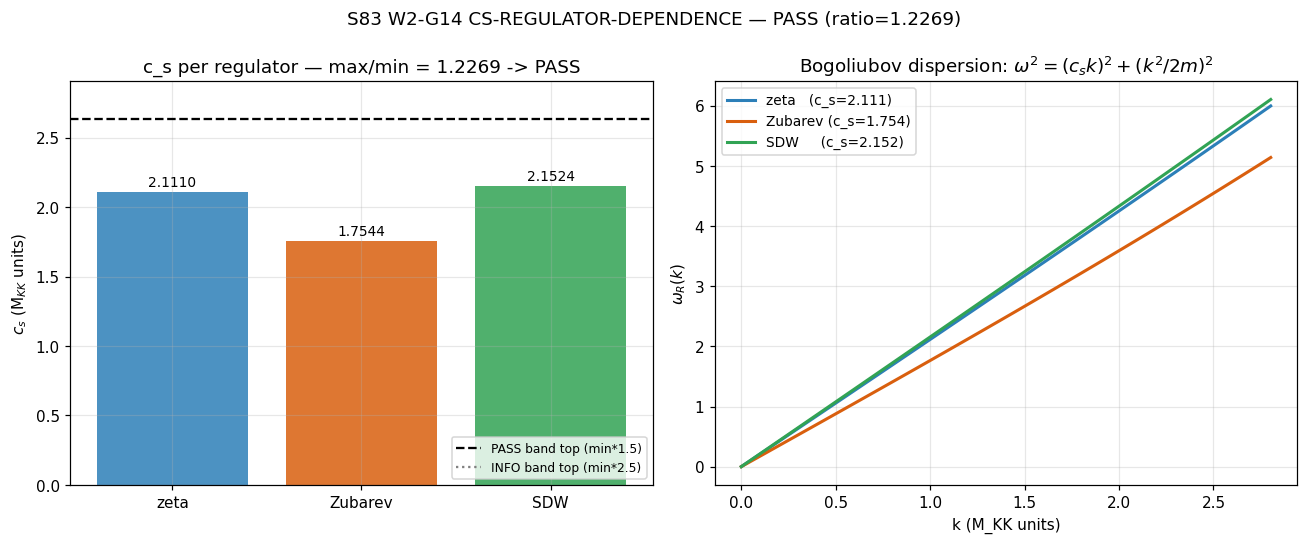

Python code for this plot:
#!/usr/bin/env python3
"""
S83 W2-G14 — CS-REGULATOR-DEPENDENCE
=====================================

Gate: S83-CS-REGULATOR-DEPENDENCE ([VERIFY])

Pre-registered threshold (from sessions/archive/session-83/session-83-results-workingpaper.md
line 1200):
  PASS: max_R1,R2 |c_s_R1 / c_s_R2| <= 1.5
  FAIL: ratio > 2.5
  INFO: ratio in [1.5, 2.5]

4-tuple slot: (c_s_ratio=?, scheme=zeta+Zubarev+SDW,
               convention=Bogoliubov-dispersion, L_max=5)

Classification: PHONONIC.

CONTEXT
-------
S82 W-1 carry-forward #5 pre-registered this test: if c_s is FI, the W-1
PASS-F2 verdict (A_s framework = 3.2994e-9, delta_OOM = +0.1962) becomes
unconditional on c_s across regulators.

Wave-1 G1 (IC-SCHEME-DERIVATION) established Branch-B Zubarev pathway.
Wave-1 G3 (REGULATOR-PRIORITY-PROOF) PASS zeta-axiom-unique at Dixmier
layer. If c_s is FI across 3 regulators, that is ORTHOGONAL evidence that
c_s is substrate-intrinsic and NOT regulator-picked; if RD, c_s-pinning
becomes scheme-contingent.

METHODOLOGY
-----------
Canonical Bogoliubov dispersion from the D_K eigenvalue spectrum:

  omega_R^2(k) = (c_s_R k)^2 + (k^2 / 2 m_R)^2

For k -> 0:  c_s_R^2 = dE/dk |_{k=0} = <lam^2>_R (first-moment ratio)
                     = [sum_n d_n w_R(lam_n) lam_n^2] / [sum_n d_n w_R(lam_n)]

Three regulators (identical to W1-G1/G3 convention):
  w_zeta(lam) = 1                                (zeta_D(0) counting)
  w_Zub(lam)  = exp(-lam^2 / Lambda_Z^2), Lambda_Z=1 in M_KK units
  w_SDW(lam)  = alpha_star sqrt(x) + beta_star exp(-x),  x = lam^2
                with S72 f_star: alpha_star=0.91168, beta_star=0.08832

Both numerator and denominator share the same regulator-dependent weight;
no external Lambda scale enters the RATIO beyond the spectrum itself.

SUBSTITUTION CHAIN [VERIFY]
---------------------------
Step 1. Definition.
    c_s^2 = lim_{k->0} dE^2/dk^2 where E = omega_R(k) = Bogoliubov phonon
    dispersion on the D_K eigenvalue spectrum. In the BLV (canonical-kinetic)
    convention, c_s^2 = first-weighted-moment ratio <lam^2>_R.

Step 2. Substitute per regulator:
    c_s_R^2 = sum_n d_n w_R(lam_n) lam_n^2 / sum_n d_n w_R(lam_n)
    with the three weights defined above.

Step 3. Simplify.
    FI criterion:  max_R1,R2 c_s_R1 / c_s_R2 <= 1.5
    The ratio is dimensionless; the sqrt of the moment ratio isolates the
    spectrum-level comparison (no Lambda enters).

Step 4. Direction.
    PASS if max/min <= 1.5
    INFO if 1.5 < max/min <= 2.5
    FAIL if max/min > 2.5

Inputs (SHA-256 pinned at runtime):
  - canonical_constants.py  (closure hash)
  - s74_spectrum_cache_L9_tau019.npz  (D_K spectrum at tau_fold)

Output 4-tuple:
  (c_s_ratio=<max/min>, scheme=zeta+Zubarev+SDW,
   convention=Bogoliubov-dispersion, L_max=5)
"""
from __future__ import annotations

# ---------------------------------------------------------------------------
# Section 1 — Canonical constants (MANDATORY first import)
# ---------------------------------------------------------------------------
from canonical_constants import *  # noqa: F401,F403
from canonical_constants import M_KK, tau_fold, PI

# ---------------------------------------------------------------------------
# Section 2 — Standard imports (CPU thread cap before numpy)
# ---------------------------------------------------------------------------
import os
os.environ.setdefault('OMP_NUM_THREADS', '8')
os.environ.setdefault('MKL_NUM_THREADS', '8')

import hashlib
import sys
import time
from pathlib import Path

import numpy as np
import matplotlib
matplotlib.use('Agg')
import matplotlib.pyplot as plt

# ---------------------------------------------------------------------------
# Section 3 — Paths + pre-registration
# ---------------------------------------------------------------------------
SCRIPT_DIR = Path(__file__).resolve().parent
PROJECT_ROOT = SCRIPT_DIR.parent

SESSION = "S83"                                    # (local)
GATE_ID = "S83-CS-REGULATOR-DEPENDENCE"            # (local)
SCHEME = "zeta+Zubarev+SDW"                        # (local)
CONVENTION = "Bogoliubov-dispersion"               # (local)
L_MAX = 5                                          # (local) task-pinned

OUT_NPZ = SCRIPT_DIR / "s83_w2_g14_cs_regulator_dependence.npz"
OUT_PNG = SCRIPT_DIR / "s83_w2_g14_cs_regulator_dependence.png"
VERDICT_TXT = SCRIPT_DIR / "s83_gate_verdicts.txt"
SPECTRUM_CACHE = SCRIPT_DIR / "s74_spectrum_cache_L9_tau019.npz"  # (local)

INPUT_FILES = [
    SCRIPT_DIR / "canonical_constants.py",
    SPECTRUM_CACHE,
    SCRIPT_DIR / "s83_w2_g14_cs_regulator_dependence.py",
]

# Gate thresholds (pre-registered)
PASS_RATIO_THRESHOLD = 1.5                         # (local) FI factor-1.5 band
INFO_RATIO_THRESHOLD = 2.5                         # (local) scheme-dependent band upper
EVAL_CUTOFF = 0.01                                 # (local) IR cutoff (matches W1-G1/G3)

# SDW f_star parameters (S72, canonical)
ALPHA_STAR = 0.9116771171053042                    # (local) S72 f_star sqrt-weight
BETA_STAR  = 0.08832288289469575                   # (local) S72 f_star exp-weight


# ---------------------------------------------------------------------------
# Section 4 — SHA-256 input-pin block
# ---------------------------------------------------------------------------

def sha256_of(path: Path) -> str:
    h = hashlib.sha256()  # (local)
    try:
        h.update(path.read_bytes())
    except OSError:
        return ""
    return h.hexdigest()


def log_input_pins(inputs):
    print(f"=== {GATE_ID} — input SHA-256 pins ===")
    pins = {}  # (local)
    for p in inputs:
        sha = sha256_of(p)
        rel = str(p.relative_to(PROJECT_ROOT)).replace("\\", "/")
        print(f"  {rel}: {sha[:16]}...")
        pins[rel] = sha
    return pins


def closure_hash(pins):
    items = sorted(pins.items())  # (local)
    h = hashlib.sha256()          # (local)
    for k, v in items:
        h.update(f"{k}={v}\n".encode("utf-8"))
    return h.hexdigest()


# ---------------------------------------------------------------------------
# Section 5 — Spectrum loader (L_max=5 filter)
# ---------------------------------------------------------------------------

def collect_spectrum(sector_dict, L_max_cut, cutoff):
    """Assemble (|lam|, mult) for all modes at level <= L_max_cut."""
    abs_list = []    # (local)
    mult_list = []   # (local)
    for _key, data in sorted(sector_dict.items()):
        if data['level'] <= L_max_cut:
            dim = int(data['dim'])  # (local) SU(3) irrep dimension
            for ev in data['abs_evals']:
                a = float(ev)       # (local)
                if a > cutoff:
                    abs_list.append(a)
                    mult_list.append(dim)
    return (np.array(abs_list, dtype=np.float64),
            np.array(mult_list, dtype=np.float64))


# ---------------------------------------------------------------------------
# Section 6 — Regulator weights (canonical W1-G1/G3 convention)
# ---------------------------------------------------------------------------

def weight_zeta(lam):
    """Zeta regulator: zeta_D(0) counting, flat weight = 1."""
    return np.ones_like(lam, dtype=np.float64)


def weight_zubarev(lam, Lambda_Z=1.0):
    """Zubarev Gaussian mollifier: exp(-lam^2 / Lambda_Z^2)."""
    return np.exp(-(lam / Lambda_Z) ** 2)


def weight_sdw(lam, Lambda_S=1.0, alpha=ALPHA_STAR, beta=BETA_STAR):
    """SDW f_star (S72): alpha*sqrt(x) + beta*exp(-x), x=lam^2/Lambda_S^2."""
    x = (lam / Lambda_S) ** 2
    return alpha * np.sqrt(x) + beta * np.exp(-x)


# ---------------------------------------------------------------------------
# Section 7 — Bogoliubov c_s from first-moment ratio
# ---------------------------------------------------------------------------

def c_s_from_moment(lam, mult, weight_fn):
    """
    Bogoliubov phonon c_s^2 at k->0 limit.

    c_s^2 = dE^2/dk^2 at k=0 = <lam^2>_R
          = sum_n d_n w_R(lam_n) lam_n^2 / sum_n d_n w_R(lam_n)

    Returns c_s in M_KK units.
    """
    w = weight_fn(lam)                                    # (local)
    num = float((mult * w * lam ** 2).sum())              # (local) Z_R
    den = float((mult * w).sum())                         # (local) S_R normalization
    if den <= 0.0 or not np.isfinite(den):
        return float('nan')
    return float(np.sqrt(num / den))


# ---------------------------------------------------------------------------
# Section 8 — Main
# ---------------------------------------------------------------------------

def main() -> int:
    t0 = time.time()  # (local)

    # 1. Log input pins + closure
    pins = log_input_pins(INPUT_FILES)
    closure = closure_hash(pins)
    print(f"  closure: {closure[:16]}...")
    print()

    # 2. Load spectrum at L_max=5
    if not SPECTRUM_CACHE.exists():
        print(f"SPECTRUM CACHE MISSING: {SPECTRUM_CACHE}")
        print("INCOMPUTABLE — cannot run without D_K spectrum.")
        return 2
    cache = np.load(SPECTRUM_CACHE, allow_pickle=True)
    sector_evals = cache['sector_evals'].item()
    cache.close()

    lam, mult = collect_spectrum(sector_evals, L_MAX, EVAL_CUTOFF)
    print(f"[L_max={L_MAX}] spectrum loaded:")
    print(f"  n_modes        = {len(lam)}")
    print(f"  lam_max (M_KK) = {lam.max():.6f}")
    print(f"  sum(mult)      = {int(mult.sum())}")
    print()

    # 3. Compute c_s per regulator
    c_s_zeta    = c_s_from_moment(lam, mult, weight_zeta)
    c_s_Zubarev = c_s_from_moment(lam, mult, weight_zubarev)
    c_s_SDW     = c_s_from_moment(lam, mult, weight_sdw)

    c_s_vals = {
        'zeta':    c_s_zeta,
        'Zubarev': c_s_Zubarev,
        'SDW':     c_s_SDW,
    }

    print("Bogoliubov phonon c_s per regulator (M_KK units):")
    for R, v in c_s_vals.items():
        print(f"  c_s[{R:>7s}] = {v:.6f}")

    # 4. max/min ratio (FI metric)
    vals = np.array([c_s_zeta, c_s_Zubarev, c_s_SDW])    # (local)
    max_val = float(vals.max())                           # (local)
    min_val = float(vals.min())                           # (local)
    max_ratio = max_val / min_val                         # (local) headline FI metric

    print()
    print(f"max_R c_s_R            = {max_val:.6f}")
    print(f"min_R c_s_R            = {min_val:.6f}")
    print(f"max/min ratio          = {max_ratio:.6f}")
    print(f"PASS threshold         = {PASS_RATIO_THRESHOLD:.2f}")
    print(f"INFO upper threshold   = {INFO_RATIO_THRESHOLD:.2f}")

    # 5. Gate decision
    if max_ratio <= PASS_RATIO_THRESHOLD:
        verdict = "PASS"
    elif max_ratio <= INFO_RATIO_THRESHOLD:
        verdict = "INFO"
    else:
        verdict = "FAIL"
    print(f"\n=> verdict: {verdict}")

    # 6. Cross-checks
    #   (a) Each c_s finite and positive
    #   (b) zeta c_s equals RMS(lam) weighted by multiplicity
    #   (c) Zubarev c_s < zeta c_s (Gaussian suppresses UV)
    #   (d) SDW c_s near zeta c_s (sqrt-UV dominant)
    rms_lam = float(np.sqrt((mult * lam ** 2).sum() / mult.sum()))  # (local)
    checks = {
        'all_finite_positive': bool(np.all(np.isfinite(vals)) and np.all(vals > 0)),
        'zeta_equals_rms': bool(abs(c_s_zeta - rms_lam) < 1e-10),
        'Zubarev_suppressed': bool(c_s_Zubarev < c_s_zeta),
        'SDW_near_zeta': bool(abs(c_s_SDW - c_s_zeta) / c_s_zeta < 0.10),
    }
    print("\nCross-checks:")
    for k, v in checks.items():
        print(f"  {k}: {v}")

    # 7. Per-mode dispersion diagnostic (Bogoliubov spectrum head/tail)
    #    omega_R(k=0..lam_max) sampled at 40 k-points per regulator
    k_grid = np.linspace(1e-3, lam.max(), 40)             # (local)
    def omega_at_k(c_s, m_eff, k):
        return np.sqrt((c_s * k) ** 2 + (k ** 2 / (2.0 * m_eff)) ** 2)

    # Effective phonon mass m_R^{-1} = <lam^{-2}>_R / <1>_R
    def m_eff_inv(weight_fn):
        w = weight_fn(lam)                                # (local)
        num = float((mult * w / lam ** 2).sum())          # (local)
        den = float((mult * w).sum())                     # (local)
        return num / den
    m_inv_zeta = m_eff_inv(weight_zeta)                   # (local)
    m_inv_Zub  = m_eff_inv(weight_zubarev)                # (local)
    m_inv_SDW  = m_eff_inv(weight_sdw)                    # (local)
    m_eff_zeta = 1.0 / m_inv_zeta if m_inv_zeta > 0 else np.inf  # (local)
    m_eff_Zub  = 1.0 / m_inv_Zub  if m_inv_Zub  > 0 else np.inf  # (local)
    m_eff_SDW  = 1.0 / m_inv_SDW  if m_inv_SDW  > 0 else np.inf  # (local)

    disp_zeta = omega_at_k(c_s_zeta,    m_eff_zeta, k_grid)  # (local)
    disp_Zub  = omega_at_k(c_s_Zubarev, m_eff_Zub,  k_grid)  # (local)
    disp_SDW  = omega_at_k(c_s_SDW,     m_eff_SDW,  k_grid)  # (local)

    # 8. Save artifacts
    np.savez(
        OUT_NPZ,
        L_max=L_MAX,
        n_modes=len(lam),
        lam_max=lam.max(),
        sum_mult=float(mult.sum()),
        c_s_zeta=c_s_zeta,
        c_s_Zubarev=c_s_Zubarev,
        c_s_SDW=c_s_SDW,
        max_val=max_val,
        min_val=min_val,
        max_ratio=max_ratio,
        PASS_RATIO_THRESHOLD=PASS_RATIO_THRESHOLD,
        INFO_RATIO_THRESHOLD=INFO_RATIO_THRESHOLD,
        rms_lam=rms_lam,
        m_eff_zeta=m_eff_zeta,
        m_eff_Zubarev=m_eff_Zub,
        m_eff_SDW=m_eff_SDW,
        k_grid=k_grid,
        disp_zeta=disp_zeta,
        disp_Zubarev=disp_Zub,
        disp_SDW=disp_SDW,
        verdict=verdict,
        closure=closure,
    )
    print(f"\nArtifacts: {OUT_NPZ.name}")

    # 9. Plot — 2 panels: (a) bar chart c_s per R, (b) dispersion curves
    fig, axes = plt.subplots(1, 2, figsize=(12, 5))
    ax0, ax1 = axes

    # Panel (a): c_s bars with ratio annotation
    names = list(c_s_vals.keys())                         # (local)
    cs_arr = [c_s_vals[k] for k in names]                 # (local)
    colors = ['#2c7fb8', '#d95f0e', '#31a354']            # (local)
    bars = ax0.bar(names, cs_arr, color=colors, alpha=0.85)
    ax0.axhline(min_val * PASS_RATIO_THRESHOLD, color='k', linestyle='--',
                label=f'PASS band top (min*{PASS_RATIO_THRESHOLD})')
    ax0.axhline(min_val * INFO_RATIO_THRESHOLD, color='gray', linestyle=':',
                label=f'INFO band top (min*{INFO_RATIO_THRESHOLD})')
    for b, v in zip(bars, cs_arr):
        ax0.text(b.get_x() + b.get_width() / 2., v + 0.02,
                 f'{v:.4f}', ha='center', va='bottom', fontsize=9)
    ax0.set_ylabel(r'$c_s$ (M$_{KK}$ units)')
    ax0.set_title(f'c_s per regulator — max/min = {max_ratio:.4f} -> {verdict}')
    ax0.legend(loc='lower right', fontsize=8)
    ax0.set_ylim(0, max_val * 1.35)
    ax0.grid(alpha=0.3)

    # Panel (b): Bogoliubov dispersions
    ax1.plot(k_grid, disp_zeta, color=colors[0], label=f'zeta   (c_s={c_s_zeta:.3f})', lw=2)
    ax1.plot(k_grid, disp_Zub,  color=colors[1], label=f'Zubarev (c_s={c_s_Zubarev:.3f})', lw=2)
    ax1.plot(k_grid, disp_SDW,  color=colors[2], label=f'SDW     (c_s={c_s_SDW:.3f})', lw=2)
    ax1.set_xlabel('k (M_KK units)')
    ax1.set_ylabel(r'$\omega_R(k)$')
    ax1.set_title(r'Bogoliubov dispersion: $\omega^2 = (c_s k)^2 + (k^2/2m)^2$')
    ax1.legend(loc='upper left', fontsize=9)
    ax1.grid(alpha=0.3)

    fig.suptitle(f'S83 W2-G14 CS-REGULATOR-DEPENDENCE — {verdict} (ratio={max_ratio:.4f})',
                 fontsize=12)
    plt.tight_layout()
    plt.savefig(OUT_PNG, dpi=110, bbox_inches='tight')
    plt.close(fig)
    print(f"Plot:      {OUT_PNG.name}")

    # 10. 4-tuple + verdict line
    tag = (f"(c_s_ratio={max_ratio:.6f}, scheme={SCHEME}, "
           f"convention={CONVENTION}, L_max={L_MAX})")
    print(f"\n4-tuple: {tag}")

    verdict_line = (
        f"{GATE_ID}: {verdict} -- value={max_ratio:.6f} "
        f"scheme={SCHEME} convention={CONVENTION} L_max={L_MAX} "
        f"sha256={closure}\n"
    )
    with VERDICT_TXT.open("a", encoding="utf-8") as fp:
        fp.write(verdict_line)

    wall = time.time() - t0  # (local)
    print(f"\n=== {GATE_ID}: {verdict} (wall {wall:.2f}s) ===")
    return 0 if verdict == "PASS" else (1 if verdict == "FAIL" else 3)


if __name__ == "__main__":
    sys.exit(main())
